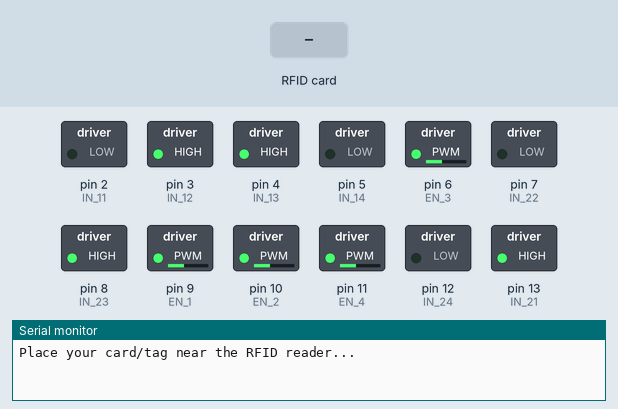
The sketch below on a simulated Arduino Mega 2560, built with avr-gcc and run on an emulated ATmega2560. On the bench: switched loads named in the sketch (green lamp = pin HIGH), the last lines printed to the serial monitor. The inputs (shaded band) are chosen by the test bench. Pins used as bus, display or sensor lines are not drawn.

Above: at 1.2 s.
1.3 s: RFID card 5E 7A 19 C4 held to the reader
At 1.7 s:
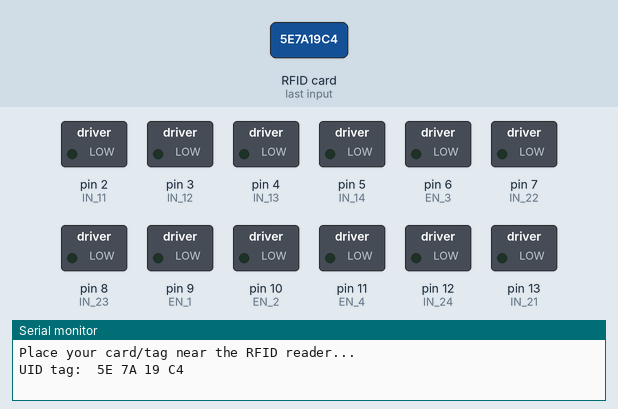
Timing chart, 0 to 4.3 s (numbered marks = the images above; inputs shaded):
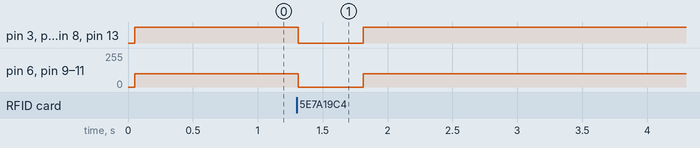

The sketch:

che_b2_19.ino
```cpp
#include <SPI.h>
#include <MFRC522.h>

// Pin definitions for RFID
#define SS_PIN 53   // SDA (SS) pin for RFID
#define RST_PIN 27  // RST pin for RFID

// Define the motor control pins based on your setup
#define IN_11 2  // L298N #1, IN4 for IN4 for Back Left motor
#define IN_12 3  // L298N #1, IN3 for IN3 for Back Left motor
#define IN_13 4  // L298N #1, IN2 for Back Right motor
#define IN_14 5  // L298N #1, IN1 for Back Right motor
#define EN_1 9   // Enable pin for L298N #1 (Back motors)
#define EN_2 10  // Enable pin for L298N #1 (Back motors)

#define IN_21 13  // L298N #2, IN4 for Front Right motor
#define IN_22 7   // L298N #2, IN3 for Front Right motor
#define IN_23 8   // L298N #2, IN2 for Front Left motor
#define IN_24 12  // L298N #2, IN1 for Front Left motor
#define EN_3 6    // Enable pin for L298N #2 (Front motors)
#define EN_4 11   // Enable pin for L298N #2 (Front motors)


MFRC522 rfid(SS_PIN, RST_PIN);

void setup() {
  Serial.begin(9600);
  SPI.begin();      // Initialize SPI communication
  rfid.PCD_Init();  // Initialize RFID reader

  // Initialize motor driver pins as outputs
  pinMode(IN_11, OUTPUT);
  pinMode(IN_12, OUTPUT);
  pinMode(IN_13, OUTPUT);
  pinMode(IN_14, OUTPUT);
  pinMode(IN_21, OUTPUT);
  pinMode(IN_22, OUTPUT);
  pinMode(IN_23, OUTPUT);
  pinMode(IN_24, OUTPUT);

  pinMode(EN_1, OUTPUT);
  pinMode(EN_2, OUTPUT);
  pinMode(EN_3, OUTPUT);
  pinMode(EN_4, OUTPUT);

  Serial.println("Place your card/tag near the RFID reader...");
}

void loop() {
  moveForward();
  // Look for new cards
  if (rfid.PICC_IsNewCardPresent() && rfid.PICC_ReadCardSerial()) {
    Serial.print("UID tag: ");
    for (byte i = 0; i < rfid.uid.size; i++) {
      Serial.print(rfid.uid.uidByte[i] < 0x10 ? " 0" : " ");
      Serial.print(rfid.uid.uidByte[i], HEX);
    }
    Serial.println();

    stopMotors();  // Stop the robot
    delay(500);

    rfid.PICC_HaltA();       // Halt PICC (Proximity Integrated Circuit Card)
    rfid.PCD_StopCrypto1();  // stop encryption on PCD
  }
}

// Movement functions
void moveForward() {
  digitalWrite(IN_11, LOW);
  digitalWrite(IN_12, HIGH);
  digitalWrite(IN_13, HIGH);
  digitalWrite(IN_14, LOW);
  digitalWrite(IN_24, LOW);
  digitalWrite(IN_23, HIGH);
  digitalWrite(IN_22, LOW);
  digitalWrite(IN_21, HIGH);
  analogWrite(EN_1, 100);
  analogWrite(EN_2, 100);
  analogWrite(EN_3, 100);
  analogWrite(EN_4, 100);
}

void stopMotors() {
  digitalWrite(IN_11, LOW);
  digitalWrite(IN_12, LOW);
  digitalWrite(IN_13, LOW);
  digitalWrite(IN_14, LOW);
  digitalWrite(IN_24, LOW);
  digitalWrite(IN_23, LOW);
  digitalWrite(IN_22, LOW);
  digitalWrite(IN_21, LOW);
  analogWrite(EN_1, 0);
  analogWrite(EN_2, 0);
  analogWrite(EN_3, 0);
  analogWrite(EN_4, 0);
}
```

Measured:
- after the input at 1.3 s, pin 3 (IN_12), pin 4 (IN_13), pin 8 (IN_23), pin 13 (IN_21): HIGH → LOW at once, → HIGH 0.50 s later; pin 6 (EN_3), pin 9 (EN_1), pin 10 (EN_2), pin 11 (EN_4): 100/255 → 0/255 at once, → 100/255 0.50 s later
